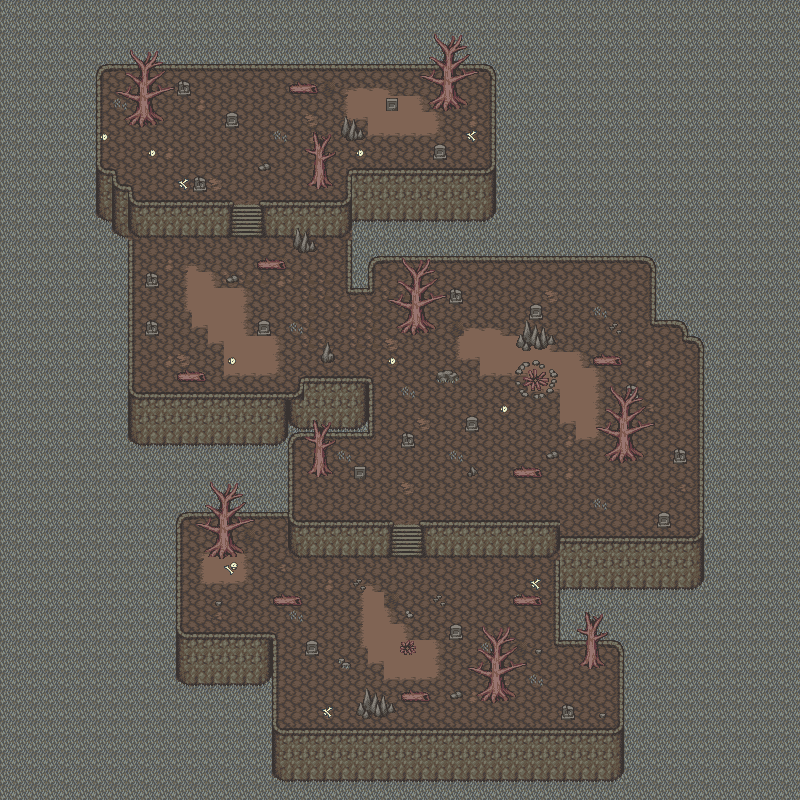

Tiled map render using the project's own tile images. Description and the map definition, with tile-layer contents summarised, below:
An orthogonal 50x50 tile map with 16x16 px tiles, 5 tile layers (Fondo, Limite escenario, Patitoyeso, BasesdeArboles, ...), 4 tilesets and 76 objects.

<map version="1.5" tiledversion="1.7.2" orientation="orthogonal" renderorder="right-down" width="50" height="50" tilewidth="16" tileheight="16" infinite="0" nextlayerid="7" nextobjectid="163">
 <tileset firstgid="1" name="Overworld" tilewidth="16" tileheight="16" tilecount="128" columns="8">
  <image source="tf_A5_ashlands_1.png" width="128" height="256" />
 </tileset>
 <tileset firstgid="129" source="Decoration.tsx" />
 <tileset firstgid="385" name="a" tilewidth="16" tileheight="16" tilecount="192" columns="16">
  <image source="tf_A2_ashlands_1.png" width="256" height="192" />
 </tileset>
 <tileset firstgid="577" source="Overworld.tsx" />
 <layer id="1" name="Fondo" width="50" height="50">
  <data>[2500 cells, 2500 non-empty, 1 distinct tile ids]</data>
 </layer>
 <layer id="2" name="Limite escenario" width="50" height="50">
  <data>[2500 cells, 1253 non-empty, 50 distinct tile ids]</data>
 </layer>
 <layer id="6" name="Patitoyeso" width="50" height="50">
  <data>[2500 cells, 13 non-empty, 5 distinct tile ids]</data>
 </layer>
 <layer id="3" name="BasesdeArboles" width="50" height="50">
  <data>[2500 cells, 123 non-empty, 37 distinct tile ids]</data>
 </layer>
 <layer id="4" name="Decoraciones" width="50" height="50">
  <data>[2500 cells, 100 non-empty, 24 distinct tile ids]</data>
 </layer>
 <objectgroup id="5" name="Colisiones">
  <object id="28" x="274.25" y="727.25" width="349.5" height="54.5" />
  <object id="30" x="620" y="648.5" width="4.75" height="78.75" />
  <object id="31" x="555.25" y="639.5" width="65.5" height="5.5" />
  <object id="32" x="616.5" y="643.5" width="5.5" height="5.5" />
  <object id="33" x="555" y="559.5" width="4.75" height="81.5" />
  <object id="34" x="424" y="522" width="134.25" height="36" />
  <object id="36" x="290" y="519" width="100.25" height="40" />
  <object id="37" x="176" y="631.25" width="100.75" height="97" />
  <object id="38" x="173.5" y="510.75" width="7" height="120.25" />
  <object id="39" x="177.5" y="504.75" width="114" height="14" />
  <object id="40" x="285.5" y="435.5" width="6.25" height="75.75" />
  <object id="41" x="291.5" y="430.25" width="80.75" height="8" />
  <object id="42" x="299.25" y="378" width="73" height="49.5" />
  <object id="43" x="128.25" y="390.75" width="161.75" height="53.75" />
  <object id="44" x="288.25" y="393" width="11.5" height="35.75" />
  <object id="45" x="128.25" y="240.75" width="4.5" height="152.5" />
  <object id="46" x="129.25" y="200.25" width="103" height="36.5" />
  <object id="47" x="264.25" y="201" width="86.75" height="33.75" />
  <object id="48" x="349" y="170.75" width="146.5" height="52.25" />
  <object id="49" x="490" y="64.75" width="6" height="105.75" />
  <object id="50" x="94.5" y="64.25" width="401.5" height="5" />
  <object id="51" x="93" y="57" width="6.5" height="110" />
  <object id="53" x="96.5" y="167.25" width="18" height="6.75" />
  <object id="54" x="113" y="172.25" width="5.25" height="16.75" />
  <object id="55" x="115" y="184.5" width="16" height="6" />
  <object id="56" x="126.75" y="190.5" width="4.25" height="10.75" />
  <object id="58" x="558.667" y="535.667" width="145.667" height="53.6667" />
  <object id="59" x="698.667" y="336" width="5.66667" height="199.667" />
  <object id="60" x="684.333" y="335" width="20.6667" height="5.33333" />
  <object id="61" x="651" y="316" width="34" height="8" />
  <object id="62" x="680" y="319.333" width="6.66667" height="16" />
  <object id="63" x="650.667" y="253.333" width="5.66667" height="62.6667" />
  <object id="64" x="368.333" y="255" width="281" height="7.66667" />
  <object id="65" x="367.333" y="259.333" width="6" height="34" />
  <object id="66" x="348" y="286" width="25" height="7.66667" />
  <object id="69" x="346.667" y="233.333" width="7.66667" height="52.6667" />
  <object id="117" x="127.091" y="124.909">
   <polygon points="0,0 35.0909,0 24.1818,-21.8182 10.9091,-21.6364" />
  </object>
  <object id="118" x="177.348" y="81.1304" width="13.1304" height="14.3913" />
  <object id="119" x="225.5" y="112.594" width="12.5625" height="14.5313" />
  <object id="120" x="193.391" y="176.696" width="12.8696" height="14.6087" />
  <object id="122" x="317" y="173.75">
   <polygon points="0,0 -4.25,9.375 10.5,9.875 7.25,-0.125" />
  </object>
  <object id="123" x="341.75" y="131.5">
   <polygon points="0,0 1.625,5.5 6,8.875 20.375,8.625 23.5,4.875 19.375,-2 -0.25,-2.625" />
  </object>
  <object id="124" x="386.875" y="98.625">
   <polygon points="0,0 0,11.375 10.5,11.875 10.375,0" />
  </object>
  <object id="125" x="434.25" y="145.625">
   <polygon points="0,0 -0.125,13 11.375,13.125 11.75,-0.125" />
  </object>
  <object id="127" x="437.25" y="104.5">
   <polygon points="0,0 22,0.125 15.5,-13.625 6.75,-13.625" />
  </object>
  <object id="128" x="290.75" y="84.75">
   <polygon points="0,0 -1.5,6.75 26.125,8.375 25.375,1" />
  </object>
  <object id="129" x="292.75" y="244.625">
   <polygon points="0,0 3.5,4.75 8.875,8 22.125,6.625 23.75,4 20,-3.75 16.25,-1.875" />
  </object>
  <object id="130" x="259.375" y="261">
   <polygon points="0,0 -2.625,3.875 -0.875,7.375 25.25,8 25,1.875 20.75,-0.625" />
  </object>
  <object id="131" x="146.063" y="273.75">
   <polygon points="0,0 -0.375,8.8125 0.125,13.25 11.4375,13.375 12.25,9.375 11.25,1.5625 6.5625,-0.625" />
  </object>
  <object id="132" x="149.455" y="320.818">
   <polygon points="0,0 -3.27273,2.54545 -3.36364,10 -4.09091,13.8182 8.81818,14.2727 8.09091,9.18182 7.72727,2.90909 3.27273,0.818182" />
  </object>
  <object id="133" x="180.909" y="373">
   <polygon points="0,0 -3.63636,0.727273 -3.54545,5.36364 -1.09091,7.45455 24.1818,8.81818 24.5455,4.90909 22.5455,0" />
  </object>
  <object id="134" x="263.313" y="320.406">
   <polygon points="0,0 -4.03125,1.3125 -5.21875,4.46875 -5.0625,10.3125 -4.9375,14.7813 6.53125,15.125 6.34375,9.5 6.34375,2.8125" />
  </object>
  <object id="135" x="323.043" y="354.13">
   <polygon points="0,0 -1.69565,4.04348 -0.0869565,7.69565 7.6087,8.69565 9.21739,6.78261 11.1304,4.34783 9.65217,-0.217391" />
  </object>
  <object id="138" x="405.182" y="325.727">
   <polygon points="0,0 22.6364,-0.272727 17.3636,-12.5455 8.36364,-12.3636" />
  </object>
  <object id="139" x="456.063" y="288.75">
   <polygon points="0,0 -5.625,2 -5.5,13.375 5.5,14.6875 5.6875,3.75" />
  </object>
  <object id="142" x="598.364" y="356.727">
   <polygon points="0,0 -4.90909,3 -4.90909,7.27273 -0.636364,8.90909 21.3636,9.18182 23.1818,5.18182 19.3636,-0.363636" />
  </object>
  <object id="143" x="536.063" y="304.188">
   <polygon points="0,0 -5.6875,2.5625 -5.5,14.5625 5.5625,14.9375 5.625,2.9375" />
  </object>
  <object id="144" x="520.125" y="336">
   <polygon points="0,0 -3.4375,8.1875 -1.0625,11.625 1.75,11.4375 2.1875,13.6875 7.375,14.8125 10.6875,13.625 9.8125,11.1875 12.125,9.75 15.0625,10.125 14.75,12 19.375,13.125 23.4375,12.875 26.4375,11.4375 27.5625,9.5 27.875,8.1875 34.6875,8.625 35.5625,6.9375 32.3125,-0.9375 28.5625,3.1875 27.625,0.125" />
  </object>
  <object id="145" x="618.5" y="442.875">
   <polygon points="0,0 13.5,-0.125 18.875,13.5 -4.875,12.625" />
  </object>
  <object id="146" x="679.455" y="449.091">
   <polygon points="0,0 -4.90909,1.54545 -4.81818,13.7273 4.09091,14.5455 6.09091,14 6.09091,2.45455" />
  </object>
  <object id="147" x="663.818" y="512.273">
   <polygon points="0,0 -4.81818,2.09091 -4.81818,14.3636 3.27273,14.9091 5.36364,15 5.63636,2.27273" />
  </object>
  </objectgroup>
</map>
<!-- 15 of 76 objects omitted -->
